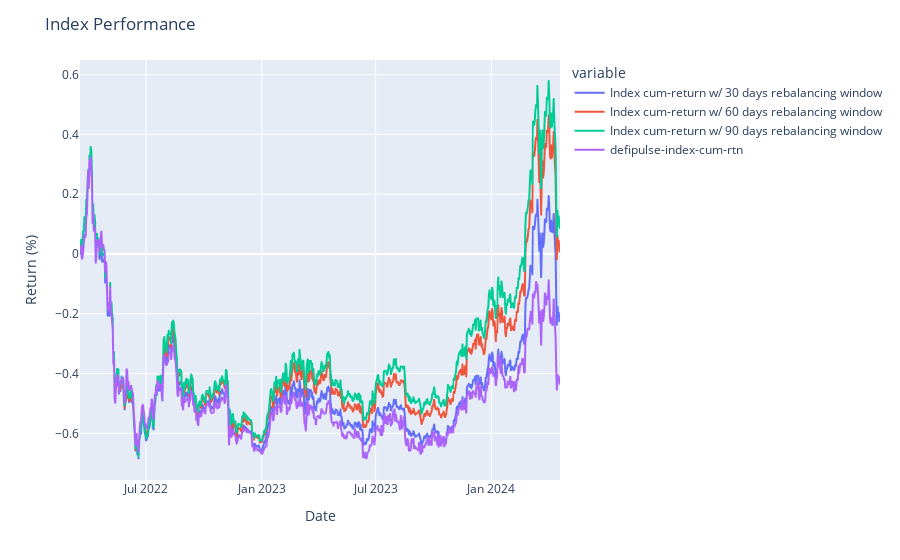

Notebook cell for this chart:
### Code cell
from backtester import BackTester, convert_results_table

bt = BackTester(convert_results_table(results),['defipulse-index'])

data, chart = bt.assess_different_rebalancing_periods([30,60,90],0.02)

chart

### Figure 1 — Plotly figure (JSON) as saved in the notebook; plotly's stock layout.template omitted (floating-point values rounded to 4 significant figures; data arrays with more than 128 entries replaced by an {"elided": "..."} marker saying what was removed)
{"data": [{"hovertemplate": "variable=Index cum-return w/ 30 days rebalancing window<br>index=%{x}<br>value=%{y}<extra></extra>", "legendgroup": "Index cum-return w/ 30 days rebalancing window", "line": {"color": "#636efa", "dash": "solid"}, "marker": {"symbol": "circle"}, "mode": "lines", "name": "Index cum-return w/ 30 days rebalancing window", "showlegend": true, "type": "scattergl", "x": {"elided": "764 str values"}, "xaxis": "x", "y": {"elided": "764 float values"}, "yaxis": "y"}, {"hovertemplate": "variable=Index cum-return w/ 60 days rebalancing window<br>index=%{x}<br>value=%{y}<extra></extra>", "legendgroup": "Index cum-return w/ 60 days rebalancing window", "line": {"color": "#EF553B", "dash": "solid"}, "marker": {"symbol": "circle"}, "mode": "lines", "name": "Index cum-return w/ 60 days rebalancing window", "showlegend": true, "type": "scattergl", "x": {"elided": "764 str values"}, "xaxis": "x", "y": {"elided": "764 float values"}, "yaxis": "y"}, {"hovertemplate": "variable=Index cum-return w/ 90 days rebalancing window<br>index=%{x}<br>value=%{y}<extra></extra>", "legendgroup": "Index cum-return w/ 90 days rebalancing window", "line": {"color": "#00cc96", "dash": "solid"}, "marker": {"symbol": "circle"}, "mode": "lines", "name": "Index cum-return w/ 90 days rebalancing window", "showlegend": true, "type": "scattergl", "x": {"elided": "764 str values"}, "xaxis": "x", "y": {"elided": "764 float values"}, "yaxis": "y"}, {"hovertemplate": "variable=defipulse-index-cum-rtn<br>index=%{x}<br>value=%{y}<extra></extra>", "legendgroup": "defipulse-index-cum-rtn", "line": {"color": "#ab63fa", "dash": "solid"}, "marker": {"symbol": "circle"}, "mode": "lines", "name": "defipulse-index-cum-rtn", "showlegend": true, "type": "scattergl", "x": {"elided": "764 str values"}, "xaxis": "x", "y": {"elided": "764 float values"}, "yaxis": "y"}], "layout": {"legend": {"title": {"text": "variable"}, "tracegroupgap": 0}, "margin": {"t": 60}, "title": {"text": "Index Performance"}, "xaxis": {"anchor": "y", "domain": [0, 1], "title": {"text": "Date"}}, "yaxis": {"anchor": "x", "domain": [0, 1], "title": {"text": "Return (%)"}}}}
